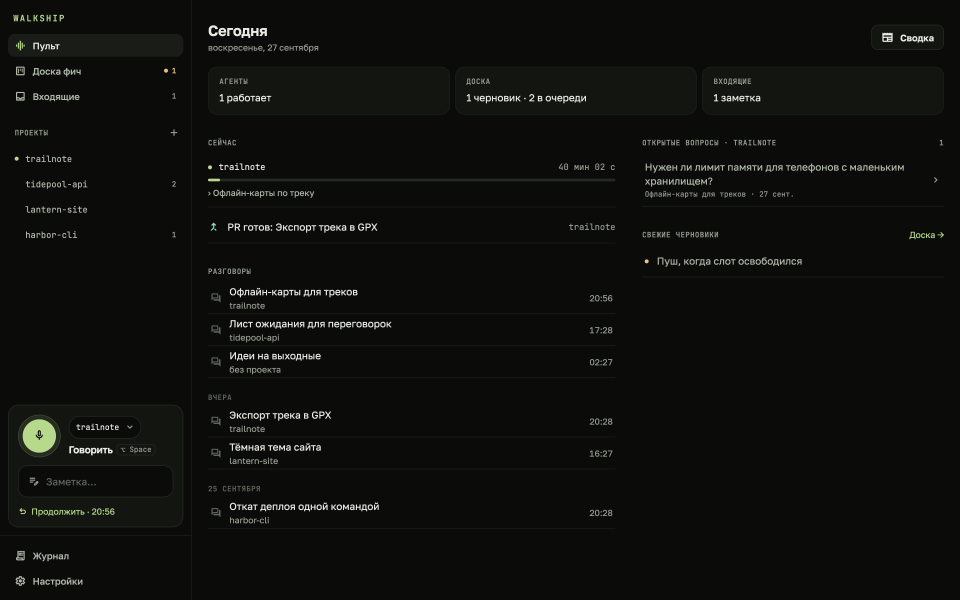
#> input picture press/screenshots/mac-home-dark.png, 2880 x 1800 px, found by its file name (shown at 1/3 size); its folder holds only this picture in this run
$ python readme-images.py
#> lines starting #> are read from the running program, lines starting #| are printed output that depends on the picture; after the words box and inside, x2 and y2 are one past the last pixel; in counts of white or black regions, pixels touching at a corner belong together
"""Builds the framed README images in press/readme/ from press/screenshots.

    python3 site/readme-images.py

hero-<lang>-<theme>.png   the Mac window with the phone in front of it
step-<lang>-<screen>-<theme>.png   one phone in a frame, for the «How it works» row
Transparent backgrounds, so each works on GitHub's light and dark pages.
"""
from pathlib import Path
from PIL import Image, ImageDraw, ImageFilter

ROOT = Path(__file__).resolve().parent.parent
SHOTS = ROOT / "press" / "screenshots"
OUT = ROOT / "press" / "readme"

EDGE = {"dark": (58, 61, 54, 255), "light": (196, 194, 184, 255)}
BEZEL = (22, 23, 20, 255)


def rounded(img, radius):
    mask = Image.new("L", img.size, 0)
    ImageDraw.Draw(mask).rounded_rectangle((0, 0, img.width - 1, img.height - 1), radius, fill=255)
    out = img.convert("RGBA")
    out.putalpha(mask)
    return out


def with_shadow(img, blur, opacity, offset=(0, 0)):
    pad = blur * 3
    canvas = Image.new("RGBA", (img.width + pad * 2, img.height + pad * 2), (0, 0, 0, 0))
    alpha = img.getchannel("A").point(lambda a: int(a * opacity))
    shadow = Image.new("RGBA", img.size, (0, 0, 0, 255))
    shadow.putalpha(alpha)
    canvas.paste(shadow, (pad + offset[0], pad + offset[1]), shadow)
    canvas = canvas.filter(ImageFilter.GaussianBlur(blur))
    canvas.alpha_composite(img, (pad, pad))
    return canvas, pad


def mac_window(lang, theme, width):
#> called with lang = 'en', theme = 'dark', width = 1600
    shot = Image.open(SHOTS / lang / f"mac-home-{theme}.png").convert("RGB")
#> shot is the input picture: PIL image 2880x1800 RGB; mean R, G, B 15.3, 16.5, 14
    shot = shot.resize((width, round(shot.height * width / shot.width)), Image.LANCZOS)
#> shot: PIL image 1600x1000 RGB
    radius = round(width * 0.012)
    framed = Image.new("RGBA", (shot.width + 2, shot.height + 2), (0, 0, 0, 0))
#> framed: PIL image 1602x1002 RGBA; every value is 0
    ImageDraw.Draw(framed).rounded_rectangle((0, 0, framed.width - 1, framed.height - 1), radius + 1, fill=EDGE[theme])
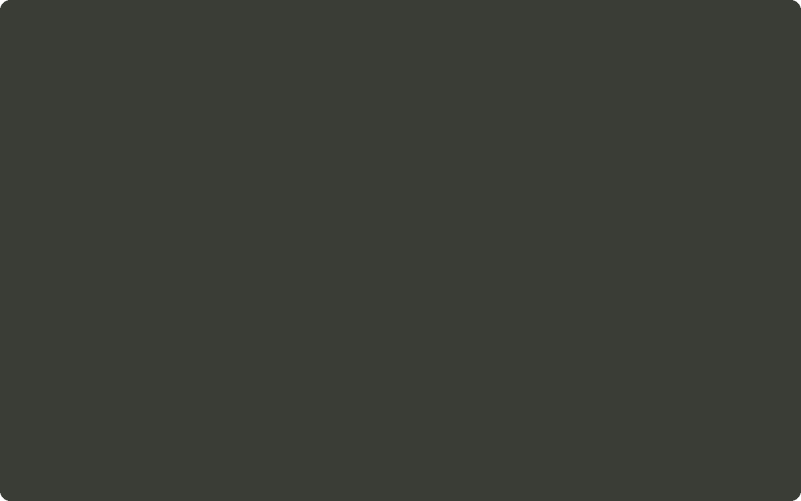
#> framed: PIL image 1602x1002 RGBA (shown at 1/2 size); mean R, G, B, A 58, 61, 54, 254.9; transparent parts drawn white
    framed.alpha_composite(rounded(shot, radius), (1, 1))
#> in rounded, `mask = Image.new("L", img.size, 0)`: mask: PIL image 1600x1000 L; every value is 0
#> in rounded, `ImageDraw.Draw(mask).rounded_rectangle((0, 0, img.width - 1, img.heigh..`:
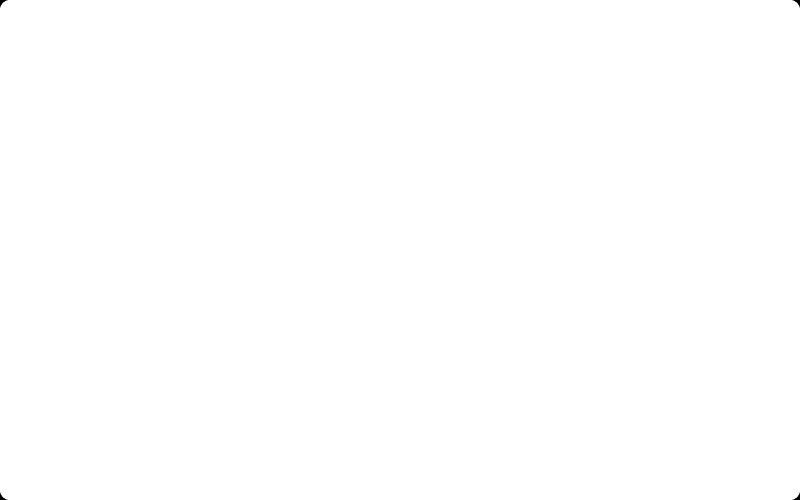
#> mask: PIL image 1600x1000 L (shown at 1/2 size); 100% white; 4 black regions, box (x1, y1, x2, y2) and area: (0, 0, 15, 15) 82, (1585, 0, 1600, 15) 82, (0, 985, 15, 1000) 82, (1585, 985, 1600, 1000) 82
    return framed


def phone(lang, screen, theme, width):
#> (the run stopped early here; a loop or call above may not have finished)
